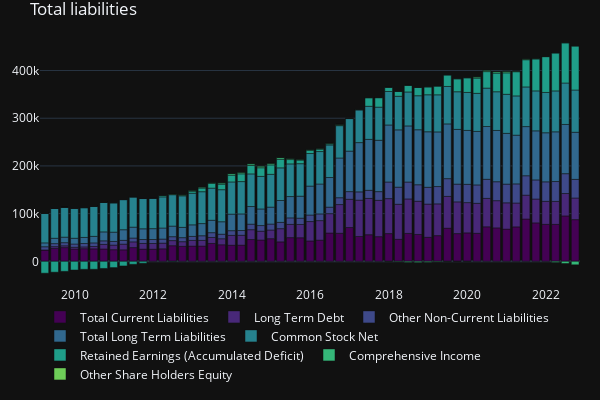

The cell this chart's notebook holds for it:
### Code cell
liabilities_stackplot = create_stacker_bar(
    balance[
        [
            "Total Current Liabilities",
            "Long Term Debt",
            "Other Non-Current Liabilities",
            "Total Long Term Liabilities",
            "Common Stock Net",
            "Retained Earnings (Accumulated Deficit)",
            "Comprehensive Income",
            "Other Share Holders Equity",
        ]
    ],
    title_="Total liabilities",
)
